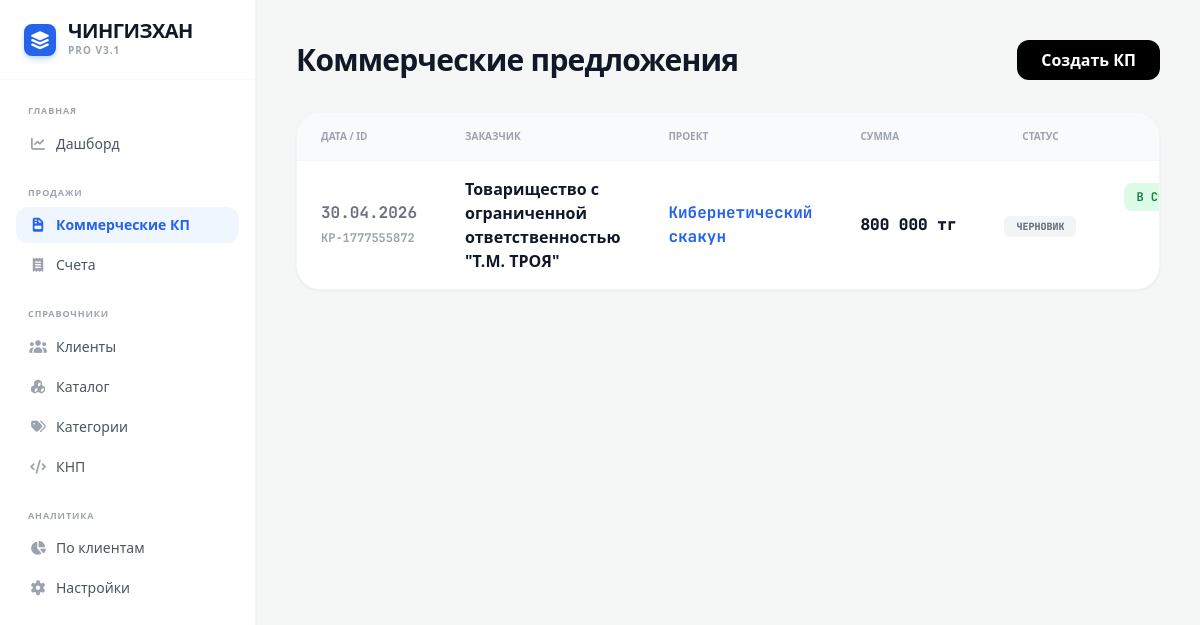
Page /proposals on the committed database.
### tables this page shows
CREATE TABLE proposals (id TEXT PRIMARY KEY, client_id TEXT, date TEXT, project_name TEXT, total REAL, status INTEGER DEFAULT 0);

CREATE TABLE clients (id TEXT PRIMARY KEY, name TEXT, bin TEXT, contact TEXT, address TEXT);

### app.py (the view)
@app.route('/proposals')
def proposals_list():
    with sqlite3.connect(DB_NAME) as conn: props = conn.cursor().execute("SELECT p.id, c.name, p.project_name, p.date, p.total, p.status FROM proposals p LEFT JOIN clients c ON p.client_id = c.id ORDER BY p.date DESC").fetchall()
    return render_template('proposals.html', proposals=props)

### templates/proposals.html (shortened to what this page needs)
{% extends "base.html" %}
{% block content %}
<div class="p-10 max-w-7xl mx-auto">
    <div class="flex justify-between items-center mb-8">
        <h2 class="text-3xl font-black text-gray-900 tracking-tight">Коммерческие предложения</h2>
        <a href="/create_proposal" class="bg-black text-white px-6 py-2 rounded-xl font-bold hover:bg-gray-800 transition">Создать КП</a>
    </div>
    <div class="bg-white rounded-3xl shadow-sm border border-gray-100 overflow-hidden">
        <table class="w-full text-left">
            <thead>
                <tr class="bg-gray-50 border-b border-gray-100"><th class="py-4 px-6 text-[10px] font-black text-gray-400 uppercase">Дата / ID</th><th class="py-4 px-6 text-[10px] font-black text-gray-400 uppercase">Заказчик</th><th class="py-4 px-6 text-[10px] font-black text-gray-400 uppercase">Проект</th><th class="py-4 px-6 text-[10px] font-black text-gray-400 uppercase">Сумма</th><th class="py-4 px-6 text-[10px] font-black text-gray-400 uppercase text-center">Статус</th><th class="py-4 px-6 text-[10px] font-black text-gray-400 uppercase text-right">Действия</th></tr>
            </thead>
            <tbody class="divide-y divide-gray-50">
                {% for p in proposals %}
                <tr class="hover:bg-gray-50 transition">
                    <td class="py-4 px-6 font-bold text-gray-500 font-mono">{{ p[3] }}<br><span class="text-xs text-gray-400">{{ p[0] }}</span></td>
                    <td class="py-4 px-6 text-gray-900 font-black">{{ p[1] if p[1] else '<span class="text-red-400">Не выбран</span>'|safe }}</td><td class="py-4 px-6 font-bold text-blue-600 font-mono">{{ p[2] }}</td>
                    <td class="py-4 px-6 font-black text-gray-900 whitespace-nowrap font-mono">{{ '{:,.0f}'.format(p[4]).replace(',', ' ') }} тг</td>
                    <td class="py-4 px-6 text-center font-mono">{% if p[5] == 1 %}<span class="whitespace-nowrap px-3 py-1 rounded-md text-[10px] font-black bg-purple-100 text-purple-700 uppercase">ВЫСТАВЛЕН СЧЕТ</span>{% else %}<span class="whitespace-nowrap px-3 py-1 rounded-md text-[10px] font-black bg-gray-100 text-gray-500 uppercase">ЧЕРНОВИК</span>{% endif %}</td>
                    <td class="py-4 px-6 text-right space-x-2 flex justify-end items-center font-mono">
                        {% if p[5] == 0 %}<a href="/proposal_to_invoice/{{ p[0] }}" class="whitespace-nowrap bg-green-100 text-green-700 px-3 py-1.5 rounded-lg text-xs font-bold hover:bg-green-200">В Счёт</a>{% endif %}
                    </td>
                </tr>
                {% endfor %}
            </tbody>
        </table>
    </div>
</div>
{% endblock %}

### rows in the picture
proposals: date "30.04.2026", id "KP-1777555872", name "Товарищество с ограниченной ответственностью \"Т.М. ТРОЯ\"", project_name "Кибернетический скакун", total "800 000", status "ЧЕРНОВИК"
